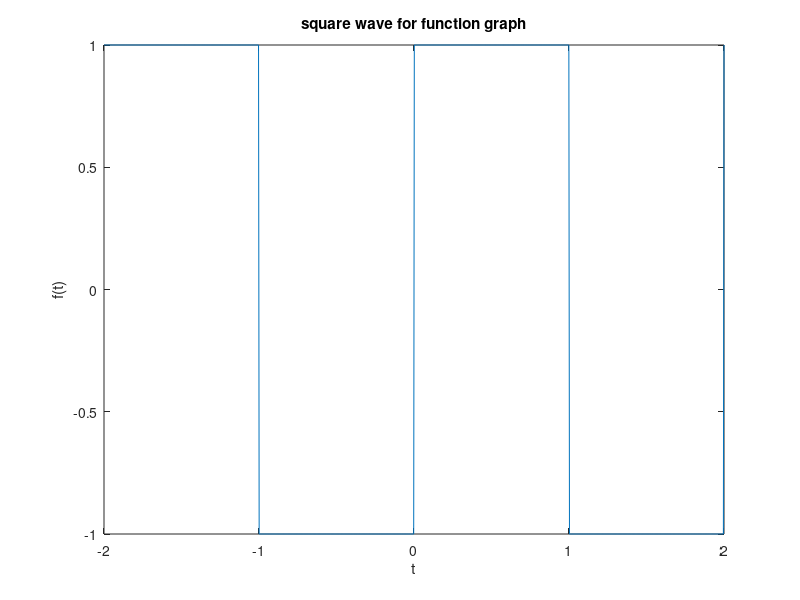
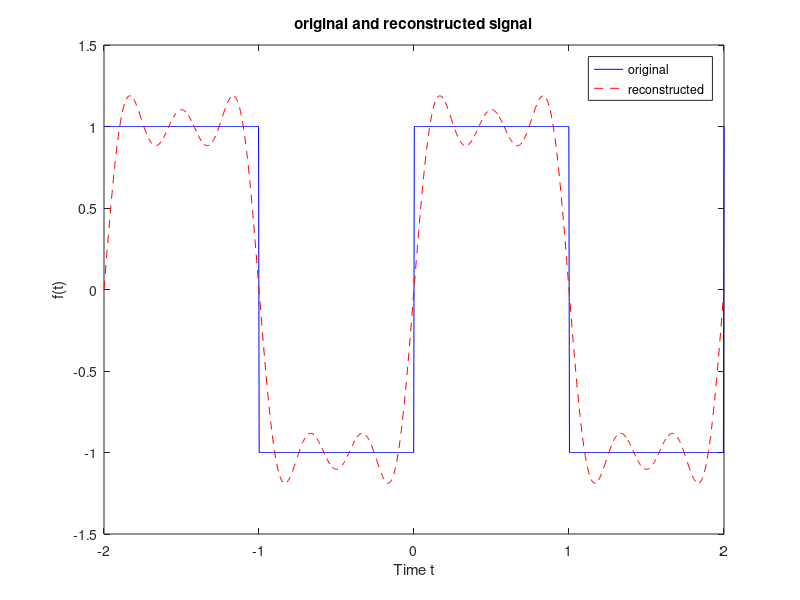

Write the MATLAB code that produced these figures, in order.

T=2;
t = linspace(-T, T, 1000);
f = @(t) square(2*pi*t/T);

figure;
plot(t,f(t));
title('square wave for function graph');
xlabel('t');
ylabel('f(t)');

N = 5;

a0 = (1/T) * integral(@(t) f(t), -T/2, T/2);
an = zeros(1, N);
bn = zeros(1, N);

for n = 1:N
    an(n) = (2/T) * integral(@(t) f(t).* cos(2*pi*n*t/T), -T/2, T/2);
    bn(n) = (2/T) * integral(@(t) f(t).* sin(2*pi*n*t/T), -T/2, T/2);
end

disp('fourier coeffcient');
disp(['a0 = ', num2str(a0)]);
disp('an =');
disp(an);
disp('bn =');
disp(bn);

f_reconstructed = zeros(size(t));

f_reconstructed = f_reconstructed + a0/2;

for n = 1:N
    f_reconstructed = f_reconstructed + an(n) * cos(2*pi*n*t/T) + bn(n) * sin(2*pi*n*t/T);
end

figure;
plot(t, f(t), 'b', t, f_reconstructed, 'r--');
legend('original', 'reconstructed');
title('original and reconstructed signal');
xlabel('Time t');
ylabel('f(t)');
